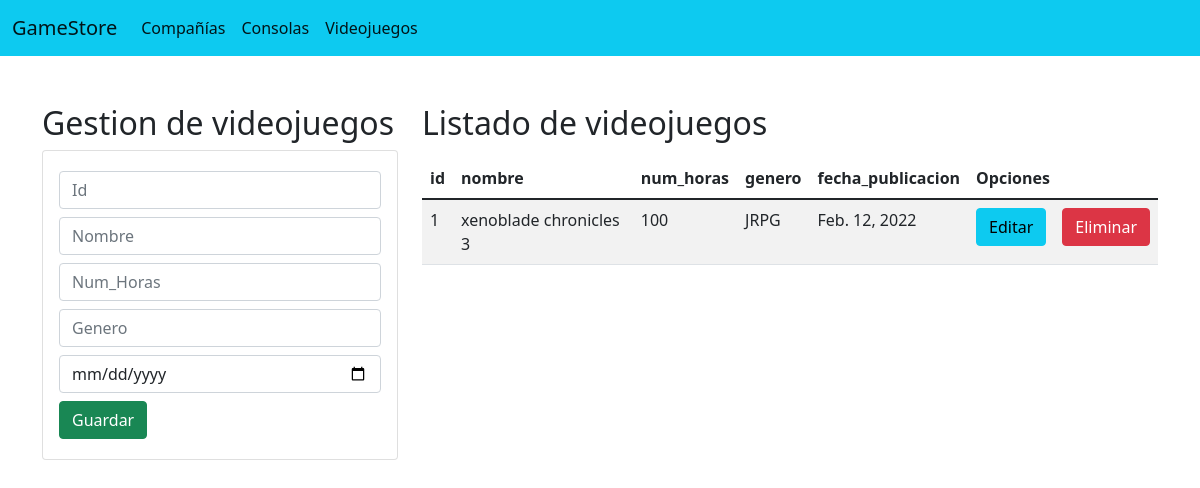
Page /GameStore/ on the earlier database version.
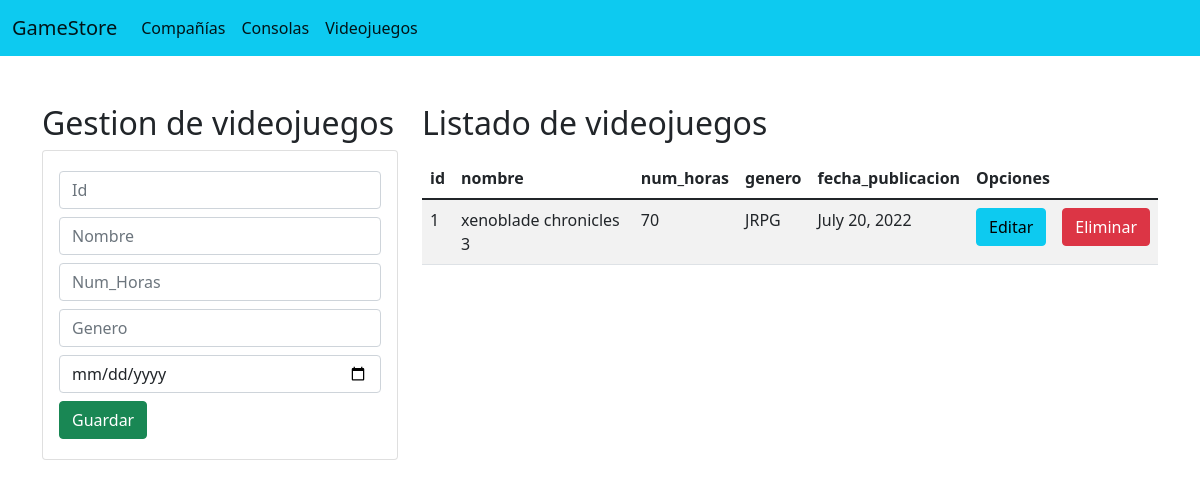
Same page on the later database version.
### GameStore/models.py (models this page shows, shortened)
class Videojuego(models.Model):
    id = models.IntegerField(primary_key= True)
    nombre = models.TextField(max_length=150)
    num_horas = models.IntegerField()
    genero = models.TextField(max_length=150)
    fecha_publicacion = models.DateField()

### GameStore/views.py (the view)
def cargar_inicio(request):
    consola = Consola.objects.all()
    compania = Compania.objects.all()
    videojuegos = Videojuego.objects.all()
    return render(request, "inicio.html", {"videojuegos":videojuegos})

### templates/inicio.html (shortened to what this page needs)
{% extends "./base.html" %}
{% block body %}
<div class="row">
    <div class="col-sm-12 col-md-6 col-lg-4 col-xl-4 py-4">
        <h2>Gestion de videojuegos</h2>
        <div class="card">
            <div class="card-body">
                <form action="/registrarVideojuego/" method="POST">{% csrf_token %}
                    <div class="form-group py-1">
                        <input type="text" id="numId" name="numId" class="form-control" placeholder="Id" minlength="1" maxlength="1000000" required>
                    </div>
                    <div class="form-group py-1">
                        <input type="text" id="txtNombre" name="txtNombre" class="form-control" placeholder="Nombre" minlength="3" maxlength="50" required>
                    </div>
                    <div class="form-group py-1">
                        <input type="text" id="numHoras" name="numHoras" class="form-control" placeholder="Num_Horas" minlength="1" maxlength="100" required>
                    </div>
                    <div class="form-group py-1">
                        <input type="text" id="txtGenero" name="txtGenero" class="form-control" placeholder="Genero" minlength="1" maxlength="50" required>
                    </div>
                    <div class="form-group py-1">
                        <input type="date" id="dateFecha" name="dateFecha" class="form-control" placeholder="Fecha de publicación" required>
                    </div>
                    <div class="form-group py-1">
                        <button type="submit" class="btn btn-success btn-block text-white">Guardar</button>
                    </div>
                </form>
            </div>
        </div>
    </div>
    <div class="col-sm-12 col-md-6 col-lg-8 col-xl-8 py-4">
        <h2>Listado de videojuegos</h2>
        <div class="table-responsive py-2">
            <table class="table table-striped">
                <thead>
                    <tr>
                        <th>id</th>
                        <th>nombre</th>
                        <th>num_horas</th>
                        <th>genero</th>
                        <th>fecha_publicacion</th>
                        <th colspan="2">Opciones</th>
                    </tr>
                </thead>
                <tbody>
                    {% for videojuego in videojuegos %}
                        <tr>
                            <td>{{ videojuego.id }}</td>
                            <td>{{ videojuego.nombre }}</td>
                            <td>{{ videojuego.num_horas }}</td>
                            <td>{{ videojuego.genero }}</td>
                            <td>{{ videojuego.fecha_publicacion }}</td>
                            <td><a href="edicionVideojuego/{{videojuego.id}}" class="btn btn-info">Editar</a></td>
                            <td><a href="eliminarVideojuego/{{videojuego.id}}" class="btn btn-danger">Eliminar</a>  </td>
                        </tr>
                    {% endfor %}
                </tbody>
            </table>
        </div>
    </div>
</div>
{% endblock %}

### templates/base.html (shortened to what this page needs)
<!DOCTYPE html>
<html lang="en">
<head>
    <link href="https://cdn.jsdelivr.net/npm/bootstrap@5.1.3/dist/css/bootstrap.min.css" rel="stylesheet">
</head>
<body>
    <nav class="navbar navbar-expand-lg navbar-light bg-info">
      <div class="container-fluid">
        <a class="navbar-brand" href="#">GameStore</a>
        <div class="collapse navbar-collapse" id="navbarNav">
          <ul class="navbar-nav">
            <li class="nav-item">
              <a class="nav-link active"  href="#">Compañías</a>
            </li>
            <li class="nav-item">
              <a class="nav-link active"  href="#">Consolas</a>
            </li>
            <li class="nav-item">
              <a class="nav-link active"  href="#">Videojuegos</a>
            </li>
          </ul>
        </div>
      </div>
    </nav>
    <div class="container py-4">
        {% block body %}
        {% endblock %}
    </div>
</body>
</html>

Differences in the rows shown:
changed Videojuego "xenoblade chronicles 3": num_horas "100" → "70"; fecha_publicacion "Feb. 12, 2022" → "July 20, 2022"
